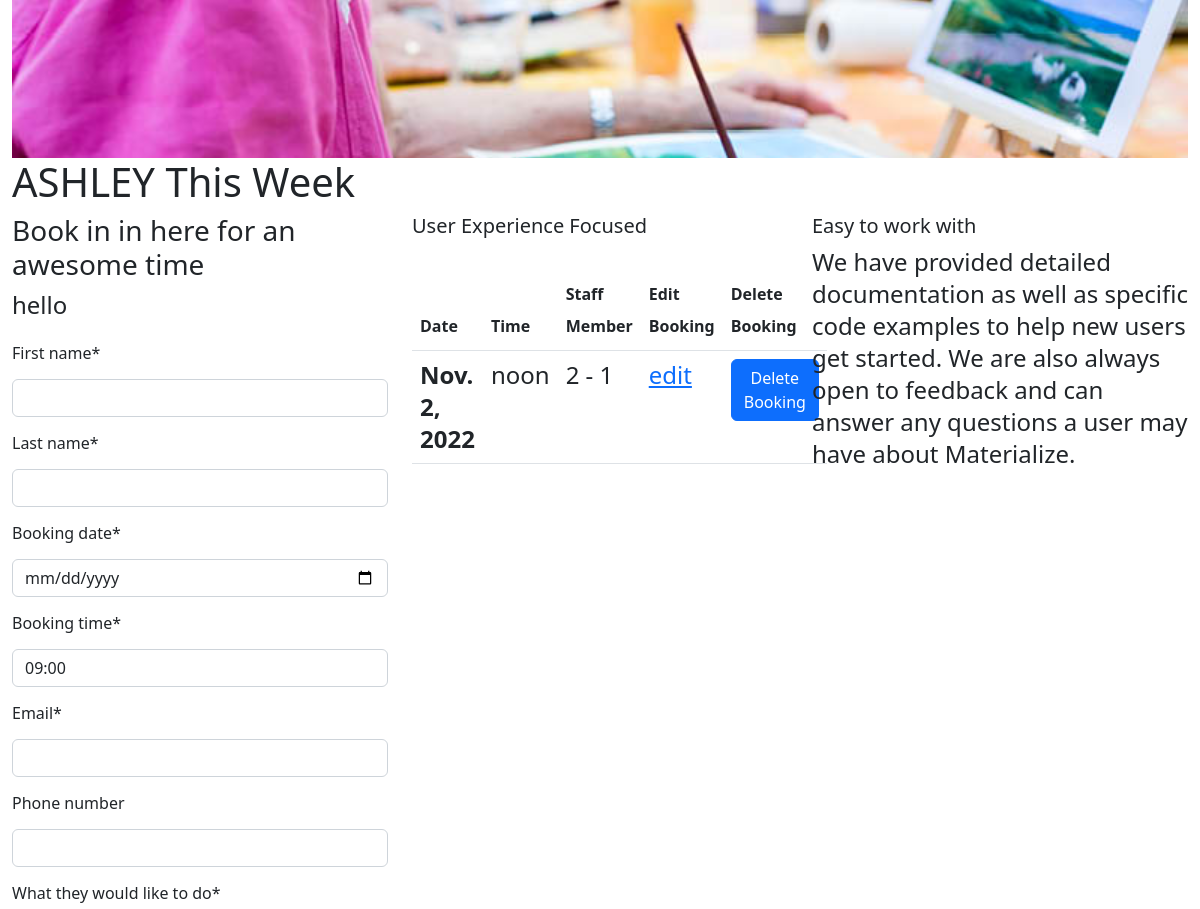
The page /booking/ (middle part) on the database as committed earlier.
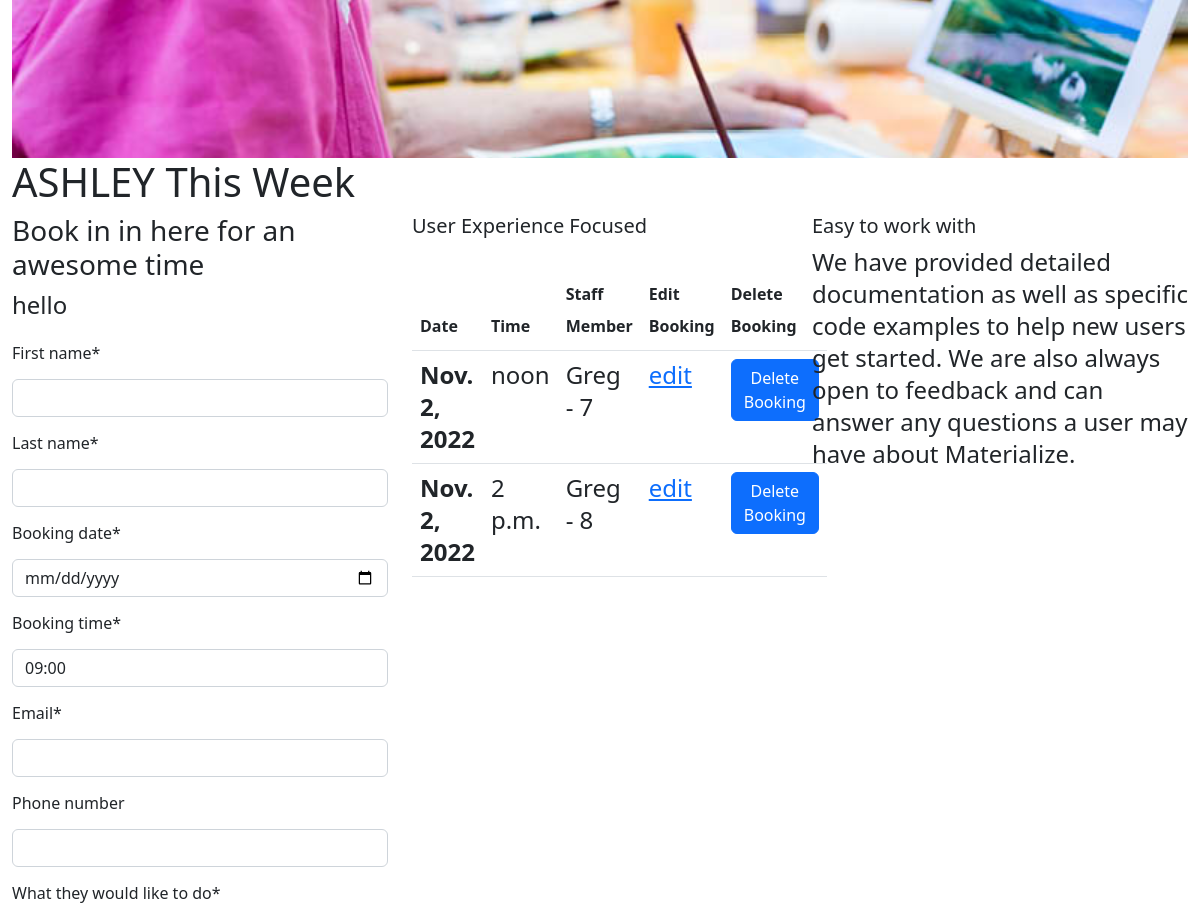
The same page on the database as committed later.
### booking/models.py (models this page shows, shortened)
class Booking(models.Model):
    first_name = models.CharField(max_length=200)
    last_name = models.CharField(max_length=200)
    created_on = models.DateTimeField(auto_now_add=True)
    booking_date = models.DateField(auto_now_add=False)
    booking_time = models.TimeField(max_length=30)
    email = models.EmailField(max_length=100,)
    phone_number = PhoneNumberField(blank=True, region="GB")
    user_id = models.ForeignKey(
        User, on_delete=models.CASCADE, related_name="users_ids"
    )
    what_they_would_like_to_do = models.CharField(max_length=50,
                                                  choices=activity_choices,
                                                  default='bulding models')
    assigned_staff_member = models.CharField(max_length=50,
                                             choices=staff_members,
                                             default='Greg')
    class Meta:
        unique_together = [['booking_date', 'booking_time']]

### booking/views.py (the view, shortened to what this page needs)
# urls.py: path('booking/', views.Create_Booking.as_view(), name="booking"),
class Create_Booking(View):
    def get(self, request, *args, **kwargs):
        all_bookings = Booking.objects.all().order_by("booking_date", "booking_time")
        return render(
            request,
            "booking.html",
            {
                "bookingform": BookingForm(),
                "all_bookings": all_bookings,
            },
        )

### booking/forms.py
class BookingForm(forms.ModelForm):
    class Meta:
        model = Booking
        fields = ('first_name', 'last_name', 'booking_date', 'booking_time',
                  'email', 'phone_number', 'what_they_would_like_to_do',
                  'assigned_staff_member',)
        widgets = {
            'booking_date': DateInput(),
        }
    booking_time = forms.ChoiceField(choices=TIME_SLOTS)

### templates/booking.html (shortened to what this page needs)
{% extends "base.html" %} {% block content %}
{% load static %}
{% load crispy_forms_tags %}
<div id="index-banner">
  <div class="section">
    <div class="container-fluid">
      <div class="row">
        <div class="col-12">
          <div class="scrollable">
            <img src="{{ MEDIA_URL }}background1.jpg" class="w-100 img-responsive" alt="canvas painting">
          </div>
        </div>
      </div>
      <h1 class="header center">ASHLEY This Week </h1>
    </div>
  </div>
</div>
<div class="col-lg-12 col-lg-offset-3 col-md-12 col-md-offset-2 col-sm-10 col-sm-offset-1 col-xs-10 col-xs-offset-1">
  <div class="container-fluid">
    <div class="row">
      <div class="col-lg-4 col-md-6 col-sm-6">
        <div class="icon-block">
          <h3> Book in in here for an awesome time </h3>
          <p>hello {{ user.username}}</p>
          <form method="post" style="margin-top: 1rem;">
            {{ bookingform | crispy }}
          </form>
        </div>
      </div>
      <div class="col-lg-4 col-md-6 col-sm-6">
        <div class="icon-block">
          <h5 class="center">User Experience Focused</h5>
          <table class="table">
            <thead>
              <tr>
                <th scope="col">Date</th>
                <th scope="col">Time</th>
                <th scope="col">Staff Member</th>
                <th scope="col">Edit Booking</th>
                <th scope="col">Delete Booking</th>
              </tr>
            </thead>
            <tbody>
              {% for booking in all_bookings %}
              <tr>
                <th scope="row">{{ booking.booking_date }}</th>
                <td>{{ booking.booking_time }}</td>
                <td>{{ booking.assigned_staff_member }} - {{booking.id}}</td>
                <td><a href="{% url 'edit_booking' booking.id %}">edit</a></td>
                <td><button type="button" class="btn btn-primary" data-bs-toggle="modal"
                    data-bs-target="#delete-{{booking.id}}">
                    Delete Booking
                  </button>
                </td>
              </tr>
              {% endfor %}
            </tbody>
          </table>
        </div>
      </div>
      <div class="col-lg-4 col-md-6 col-sm-6">
        <div class="icon-block">
          <h5>Easy to work with</h5>
          <p class="light">We have provided detailed documentation as well as specific code examples to help new users
            get started. We are also always open to feedback and can answer any questions a user may have about
            Materialize.</p>
        </div>
      </div>
    </div>
  </div>
</div>
{%endblock%}

### templates/base.html (shortened to what this page needs)
<!DOCTYPE html>
<html lang="en">
<head>
  <link href="https://cdn.jsdelivr.net/npm/bootstrap@5.2.2/dist/css/bootstrap.min.css" rel="stylesheet"
>
  <link rel="stylesheet" href="https://cdn.jsdelivr.net/npm/bootstrap-icons@1.9.1/font/bootstrap-icons.css">
  <link rel='stylesheet' href="{% static 'css/style.css' %}" type="text/css">
</head>
<body>
  {% block content %}
  {% endblock content %}
</body>
</html>

### static/css/style.css (style rules this page uses)
body { display: flex; min-height: 100vh; flex-direction: column; }
.table { margin-top: 2rem; }
p { line-height: 2rem; font-size: 24px; font-weight: 300; }
tbody { font-size: 24px; font-weight: 300; }
.container-fluid { line-height: 2rem; height: auto; }
.scrollable { overflow: hidden; max-height: 600px }
label { display: block; margin: 10px auto; }
.scrollable img { margin-top: -3px; }

Rows that differ between the two databases and show on the page:
removed Booking: booking_date "Nov. 2, 2022", booking_time "noon", assigned_staff_member "2", id "1"
added Booking: booking_date "Nov. 2, 2022", booking_time "noon", assigned_staff_member "Greg", id "7"
added Booking: booking_date "Nov. 2, 2022", booking_time "2 p.m.", assigned_staff_member "Greg", id "8"
